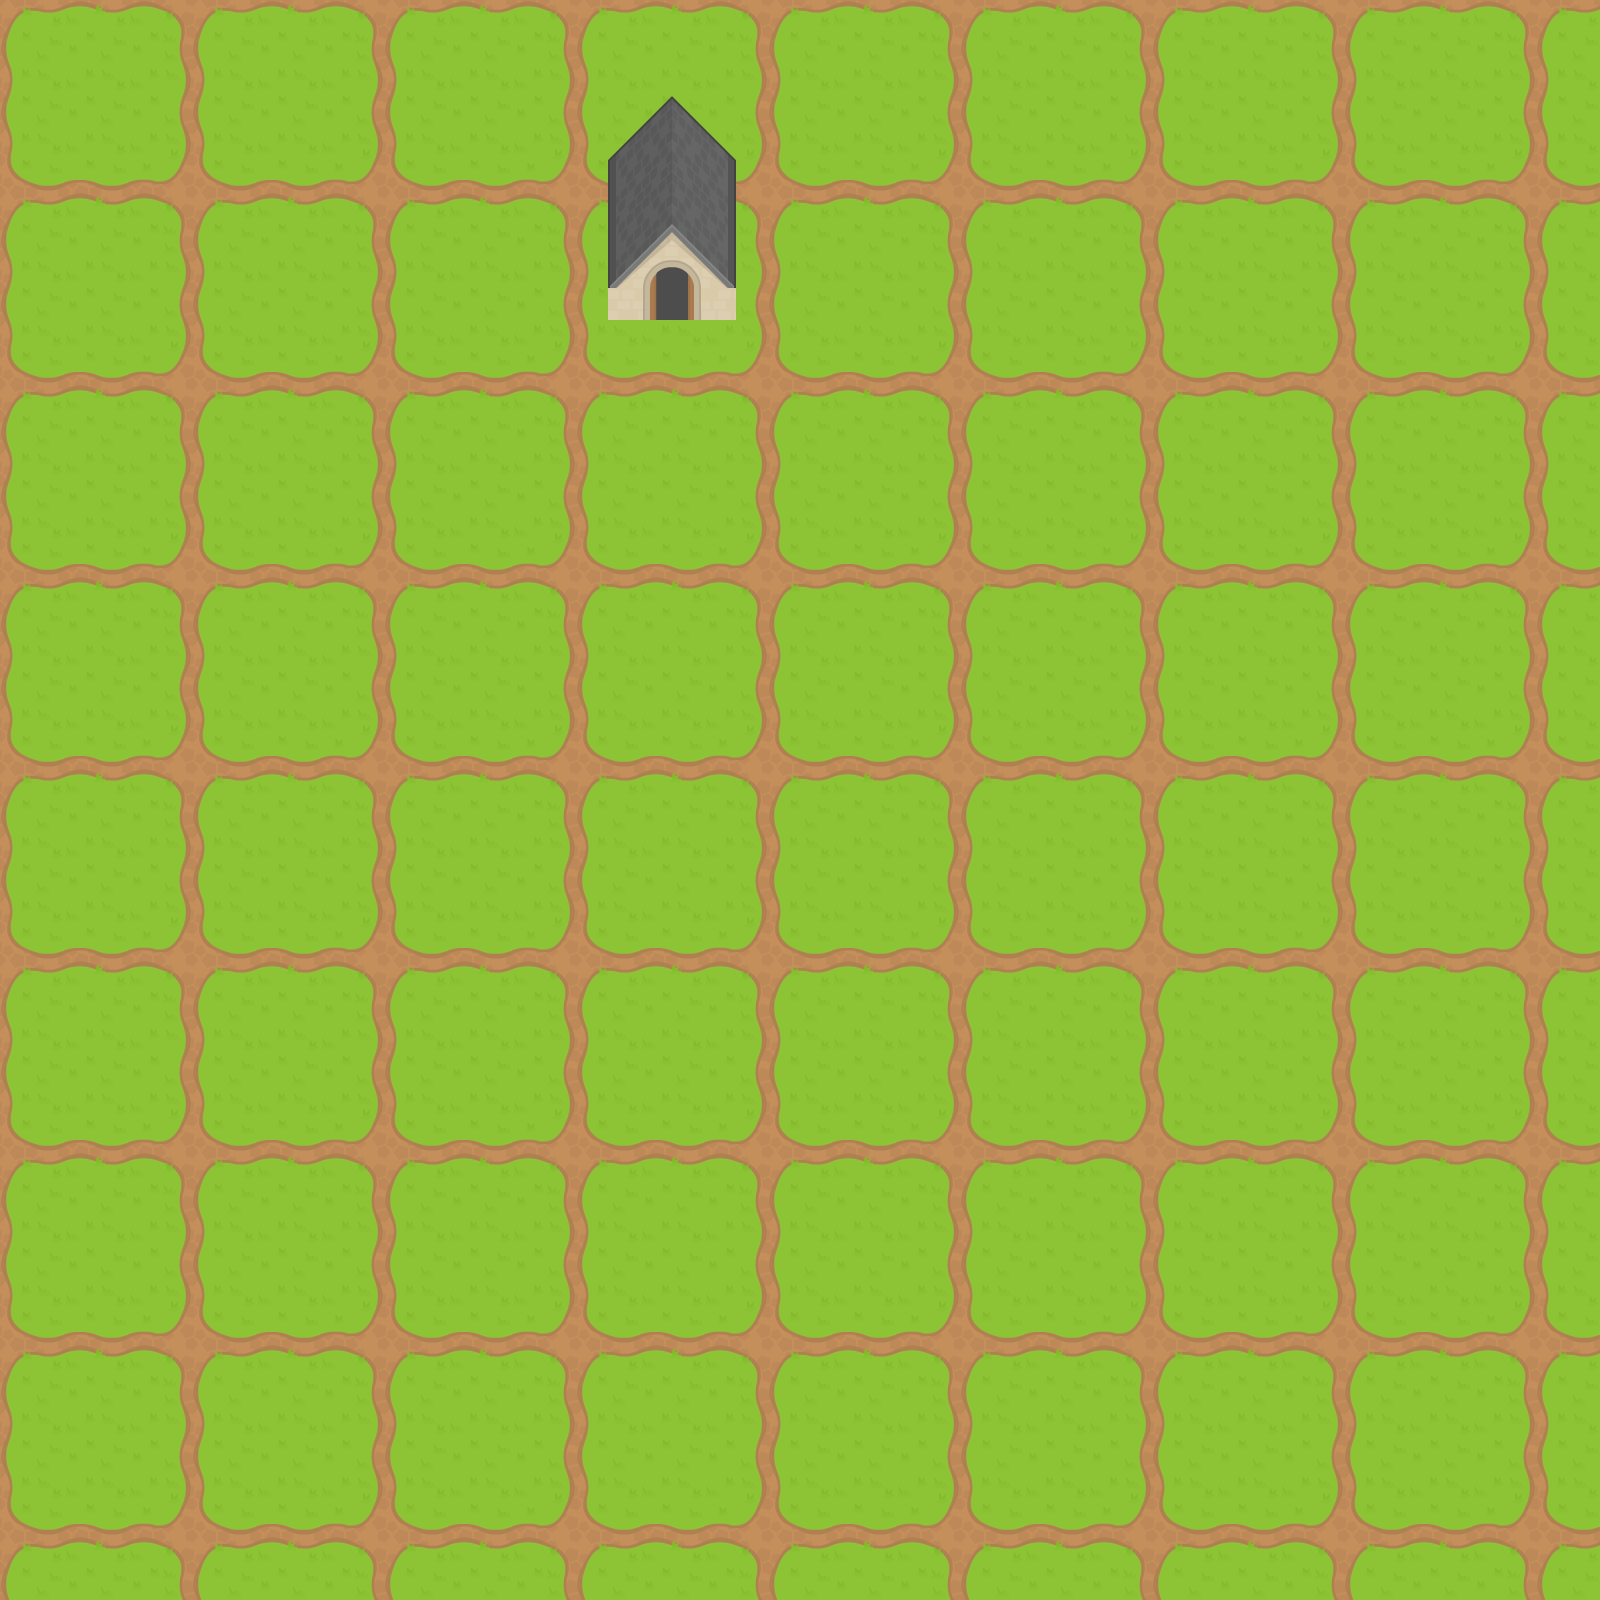

Rendered tile map (Tiled .tmx) drawn with the repository's tilesets; below, a short description and the map source with its tile grids summarised:
An orthogonal 50x50 tile map with 32x32 px tiles, 3 tile layers (Background, Midground1, Midground2) and 9 objects (door to inn, default_spawn).

<map version="1.4" tiledversion="1.4.1" orientation="orthogonal" renderorder="right-down" width="50" height="50" tilewidth="32" tileheight="32" infinite="0" nextlayerid="10" nextobjectid="10">
 <editorsettings>
  <export target="main_world_map.lua" format="lua" />
 </editorsettings>
 <tileset firstgid="1" source="../tilesets/RPG_tileset.tsx" />
 <objectgroup id="5" name="DoorLayer" locked="1">
  <object id="2" name="door to inn" x="656" y="272" width="32" height="56" visible="0">
   <properties>
    <property name="destination" value="inn" />
   </properties>
  </object>
 </objectgroup>
 <objectgroup id="2" name="PlayerSpawn" locked="1">
  <object id="1" name="default_spawn" x="280" y="280">
   <properties>
    <property name="default" type="bool" value="true" />
   </properties>
   <point />
  </object>
 </objectgroup>
 <objectgroup id="6" name="Boundaries" locked="1">
  <object id="3" x="608" y="296">
   <properties>
    <property name="collidable" type="bool" value="true" />
   </properties>
   <polygon points="0,-136 64,-200 128,-136 128,-8 96,-8 72,-40 56,-40 0,-8" />
  </object>
 </objectgroup>
 <layer id="1" name="Background" width="50" height="50" locked="1">
  <data>[2500 cells, 2500 non-empty, 40 distinct tile ids]</data>
 </layer>
 <layer id="4" name="Midground1" width="50" height="50" locked="1">
  <data>[2500 cells, 4 non-empty, 4 distinct tile ids]</data>
 </layer>
 <objectgroup id="9" name="SpriteLayer" />
 <layer id="3" name="Midground2" width="50" height="50">
  <data>[2500 cells, 24 non-empty, 24 distinct tile ids]</data>
 </layer>
 <objectgroup id="8" name="ItemSpawn">
  <object id="6" x="480" y="96">
   <properties>
    <property name="on_start" type="bool" value="true" />
   </properties>
   <point />
  </object>
  <object id="7" x="856" y="96">
   <properties>
    <property name="on_start" type="bool" value="true" />
   </properties>
   <point />
  </object>
  <object id="8" x="848" y="344">
   <properties>
    <property name="on_start" type="bool" value="true" />
   </properties>
   <point />
  </object>
  <object id="9" x="840" y="216">
   <properties>
    <property name="on_start" type="bool" value="true" />
   </properties>
   <point />
  </object>
 </objectgroup>
 <objectgroup id="7" name="EnemySpawn">
  <object id="4" x="104" y="456">
   <properties>
    <property name="on_start" type="bool" value="true" />
   </properties>
   <point />
  </object>
  <object id="5" x="336" y="536">
   <properties>
    <property name="on_start" type="bool" value="false" />
    <property name="period" type="float" value="0.01" />
    <property name="type" value="all" />
   </properties>
   <point />
  </object>
 </objectgroup>
</map>
